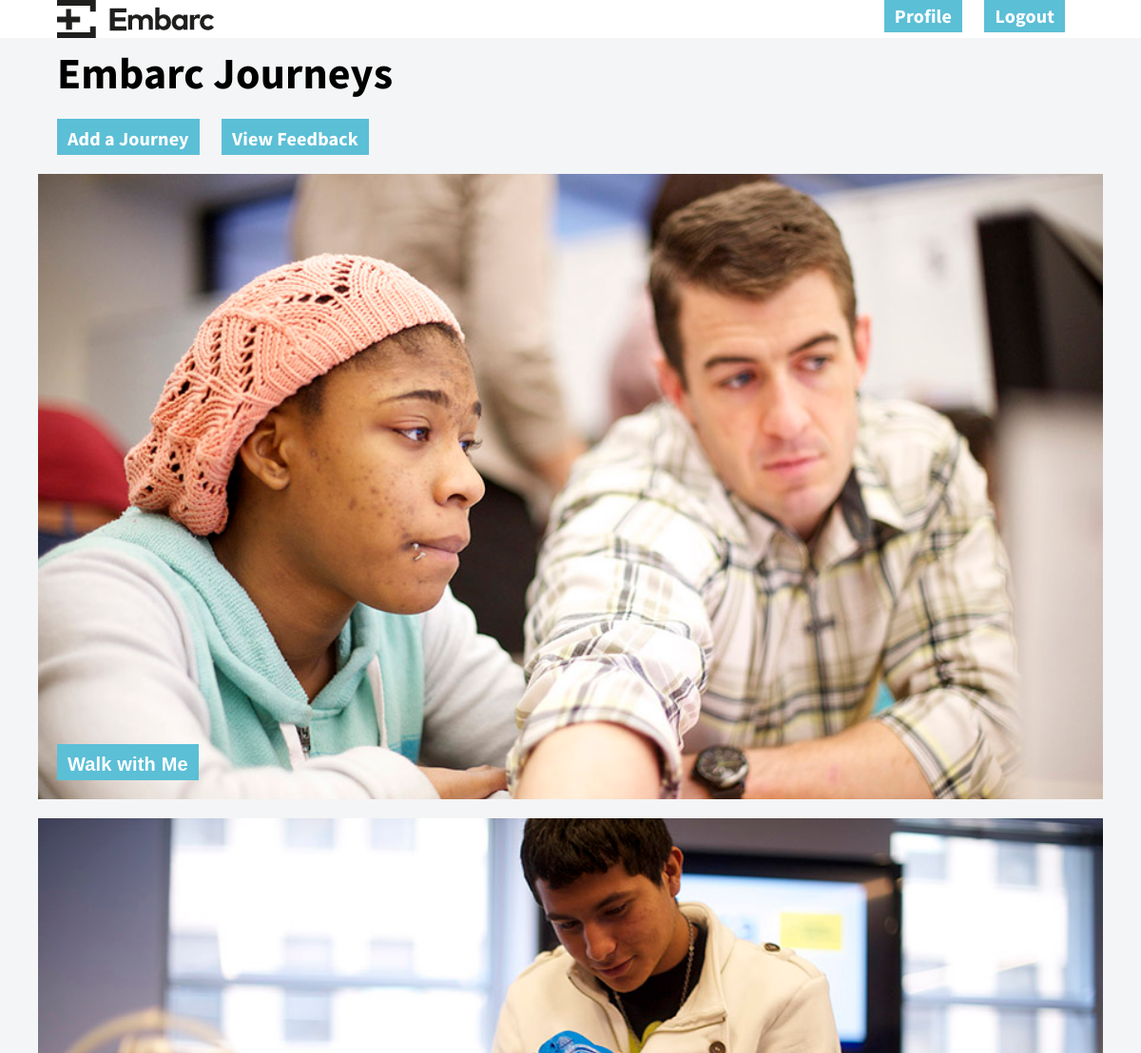
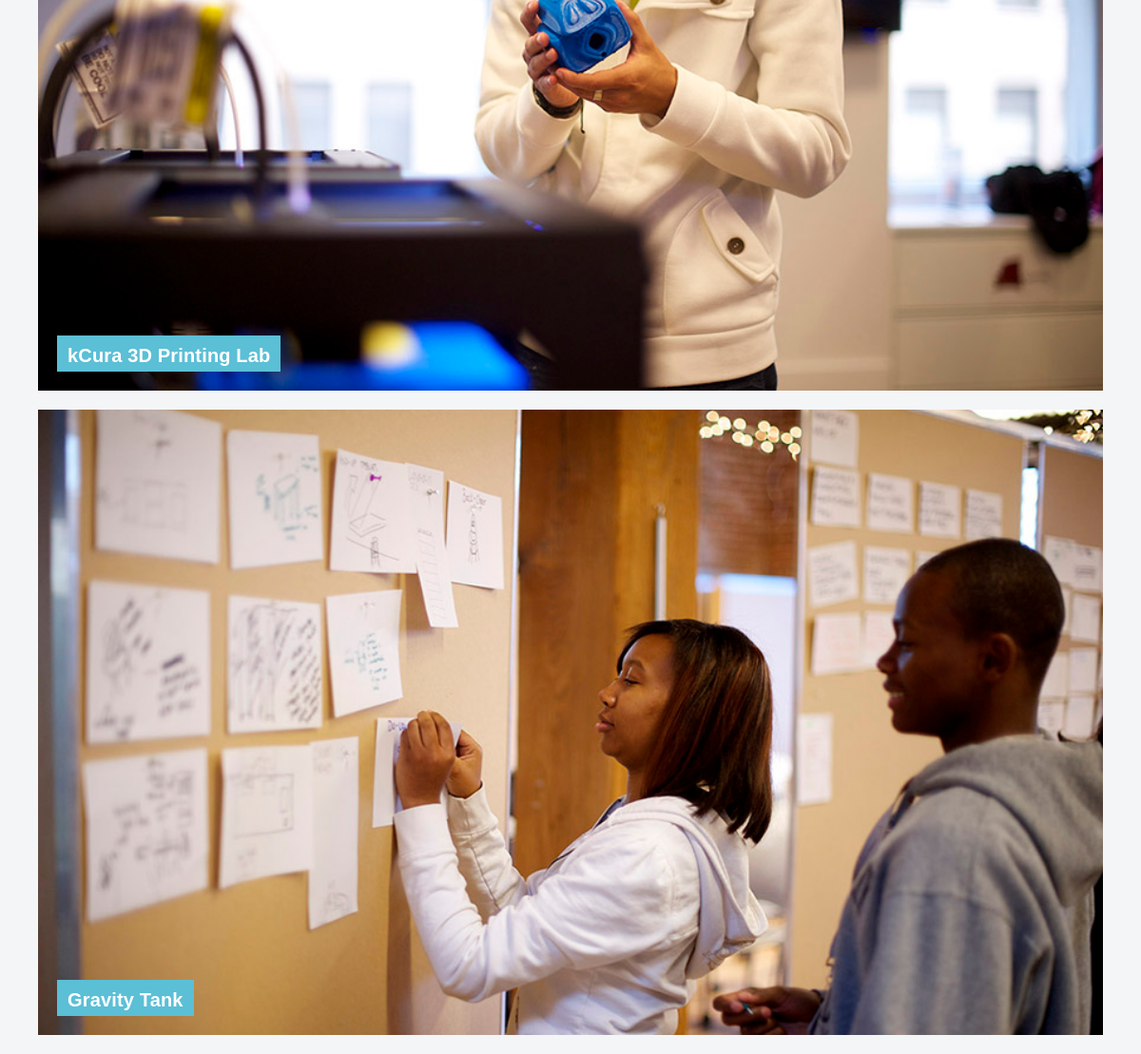
Screenshot of / (signed in) with the database file from the repository (2 pictures, top to bottom).
### embarc/models.py (models this page shows)
class Journey(db.Model):
    id = db.Column(db.Integer, primary_key=True)
    name = db.Column(db.String(120), unique=False, nullable=False)
    description = db.Column(db.String(3000), unique=False, nullable=False)
    picture = db.Column(db.String(250), unique=False, nullable=True)
    date = db.Column(db.DateTime, nullable=False, default=datetime.utcnow)

### embarc/views.py (the view)
@app.route('/')
def index():
    journeys = Journey.query.all()
    return render_template('index.html', journeys=journeys, user=current_user)

### embarc/views.py (called while the page is built)
@login_manager.user_loader
def load_user(id):
    return User.query.get(int(id))

@app.before_request
def get_current_user():
    g.user = current_user

### embarc/templates/index.html
{% extends "layout.html" %}
{% block body %}
    <div class="container">
        <h1 class="title">Embarc Journeys</h1>
    </div>
    {% if user.user_type == 'ADMIN' %}
    <div class="container">
        <a class="button" href="{{url_for('add_journey')}}">Add a Journey</a>
        <a class="button" href="{{url_for('show_admin_feedback')}}">View Feedback</a>
    </div>
    {% endif %}
    {% for journey in journeys | reverse %}
    <a href="{{ url_for('show_journey', journey_slug=journey.id) }}">
        <div class="container container-full-width container-600-height" style="background-image:url({{ url_for('static', filename='cdn/{}'.format(journey.picture)) }})">
            <button>{{ journey.name }}</button>
        </div>
    </a>
    {% endfor %}
{% endblock %}

### embarc/static/css/all.css (style rules this page uses)
*,*:after,*:before { box-sizing:inherit }
html { box-sizing:border-box;font-size:62.5% }
body { color:#000;font-family:'Roboto', 'Helvetica Neue', 'Helvetica', 'Arial', sans-serif;font-size:1.6em;font-weight:300;letter-spacing:.01em;line-height:1.6 }
.button,button,input[type='button'],input[type='reset'],input[type='submit'] { background-color:#5bbfd6;border:0.1rem solid #5bbfd6;border-radius:.4rem;color:#fff;cursor:pointer;display:inline-block;font-size:1.1rem;font-weight:700;height:3.8rem;letter-spacing:.1rem;line-height:3.8rem;padding:0 3.0rem;text-align:center;text-decoration:none;text-transform:uppercase;white-space:nowrap }
.container { margin:0 auto;max-width:112.0rem;padding:0 2.0rem;position:relative;width:100% }
a { color:#5bbfd6;text-decoration:none }
.button,button,dd,dt,li { margin-bottom:1.0rem }
h1,h2,h3,h4,h5,h6 { font-weight:300;letter-spacing:-.1rem;margin-bottom:2.0rem;margin-top:0 }
h1 { font-size:4.6rem;line-height:1.2 }
.button,button,input[type='button'],input[type='reset'],input[type='submit'] { border-radius:0;font-weight:700;font-size:2.0rem;line-height:1;letter-spacing:inherit;text-transform:inherit;padding:1rem;margin-bottom:2rem;margin-right:2rem }
body { margin:0;background-color:#f4f5f6;font-family:'Source Sans Pro', sans-serif }
h1 { margin-top:5rem;margin-bottom:2rem }
h1,h2,h3 { font-weight:700 }
h1,h2,h3,h4 { letter-spacing:inherit }
.container-full-width { width:100%;margin-bottom:2rem;padding-top:50%;padding-left:2rem;background-size:cover }
.container-full-width .button,.container-full-width button { position:static;top:-2rem;left:2rem }

### rows the page displays
Journey: picture (picture), name "Walk with Me"
Journey: picture (picture), name "kCura 3D Printing Lab"
Journey: picture (picture), name "Gravity Tank"
